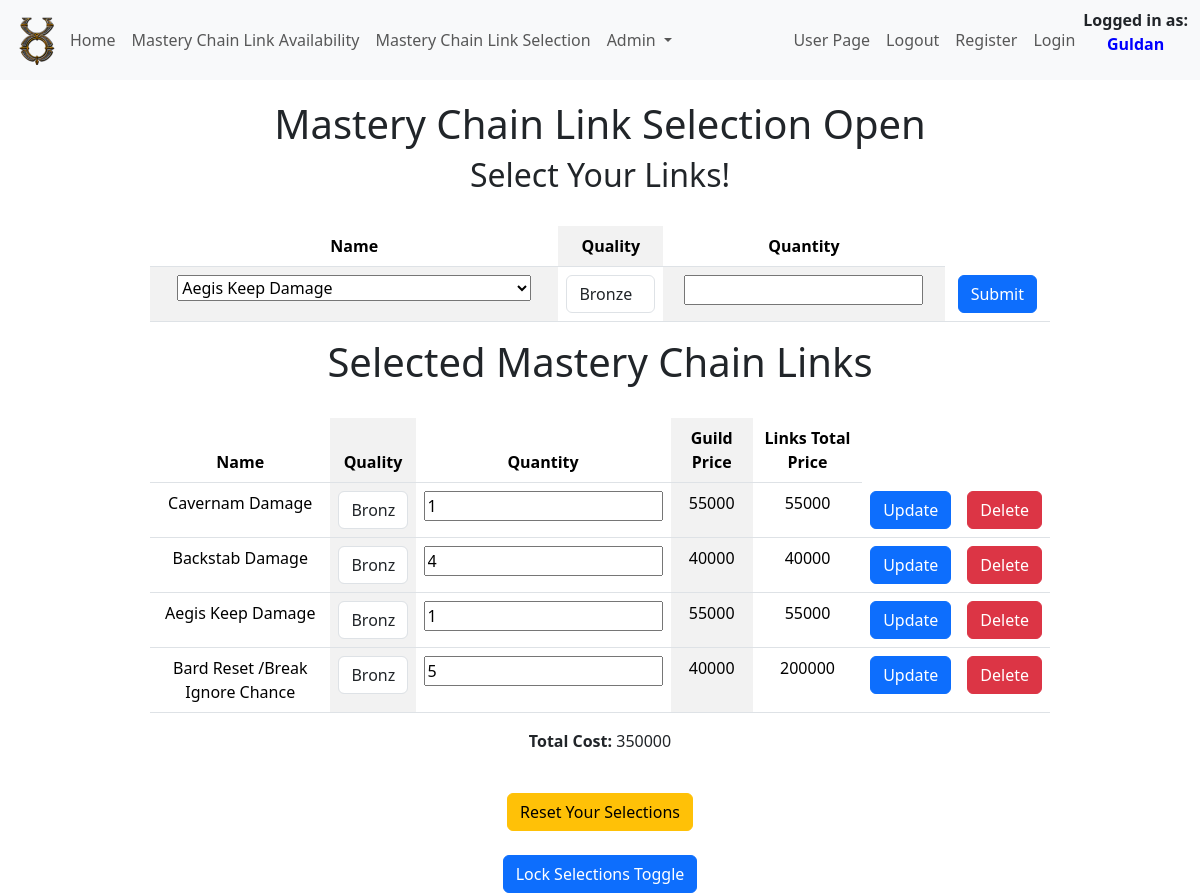
Screenshot of /selections (signed in) with the database file from the repository.
### tables this page shows
CREATE TABLE users (
    id INTEGER PRIMARY KEY AUTOINCREMENT,
    username TEXT NOT NULL,
    password TEXT NOT NULL,
    is_admin INTEGER NOT NULL DEFAULT 0
, sel_lock BOOLEAN DEFAULT (0) NOT NULL, display_name TEXT);

CREATE TABLE selections (
	id INTEGER NOT NULL PRIMARY KEY AUTOINCREMENT,
	mclink_id INTEGER NOT NULL,
	s_quantity INTEGER NOT NULL
, user_id INTEGER NOT NULL, links_total INTEGER NOT NULL);

CREATE TABLE "mclinks" (
    id INTEGER PRIMARY KEY AUTOINCREMENT NOT NULL,
    name TEXT NOT NULL,
    quality TEXT NOT NULL,
    quantity INTEGER NOT NULL,
    market_price INTEGER NOT NULL,
    guild_price INTEGER NOT NULL
);

### app.py (the view)
@app.route('/selections', methods=['GET', 'POST'])
def selections():
    user_data = get_user_data()
    user_id = user_data['id']
    conn, cursor = connect_to_database('uonew.db')
    cursor.execute("SELECT DISTINCT name FROM mclinks;")
    unique_names = cursor.fetchall()
    cursor.execute("SELECT SUM(links_total) FROM selections WHERE user_id=?", (user_id,))
    total_links_total = cursor.fetchone()[0]
    conn.close()
    selections_data = select_selections(user_id)
    return render_template('selections.html', unique_names=unique_names, selections_data=selections_data, total_links_total=total_links_total)

### app.py (called while the page is built)
@app.before_request
def authentication():
    if 'id' in session:
        user_data = get_user_data()
        selection_toggle = check_selection_toggle()
        g.is_admin = user_data['is_admin']
        g.sel_lock = user_data['sel_lock']
        g.display_name = user_data['display_name']
        g.selection_toggle = selection_toggle['selections_toggle']

### helpers.py (called while the page is built)
def connect_to_database(database_name):
    conn = sqlite3.connect(database_name)
    conn.row_factory = sqlite3.Row
    cursor = conn.cursor()
    return conn, cursor

### selections.py (called while the page is built)
def select_selections(user_id=None):
    conn, cursor = connect_to_database('uonew.db')
    if user_id:
        cursor.execute("SELECT * FROM selections INNER JOIN mclinks ON selections.mclink_id = mclinks.id WHERE selections.user_id = ?", (user_id,))
    else:
        cursor.execute("SELECT * FROM selections INNER JOIN mclinks ON selections.mclink_id = mclinks.id")
    selections_data = cursor.fetchall()
    conn.close()
    return selections_data

def check_selection_toggle():
    conn, cursor = connect_to_database('uonew.db')
    cursor.execute("SELECT selections_toggle FROM global")
    selection_toggle = cursor.fetchone()
    conn.close()
    return selection_toggle

### users.py (called while the page is built)
def get_user_data():
    conn, cursor = connect_to_database('uonew.db')
    user_id = session.get('id')
    cursor.execute("SELECT * FROM users WHERE id = ?", (user_id,))
    user_data = cursor.fetchone()
    conn.close()
    return user_data

### templates/selections.html (shortened to what this page needs)
{% extends "index.html" %}
{% block nav %}
<nav class="navbar navbar-expand-lg bg-body-tertiary fixed-top">
  <div class="container-fluid">
    <img src="{{ url_for('static', filename='images/uo.png') }}" alt="UO Icon" class="small-image">
    <div class="collapse navbar-collapse" id="navbarSupportedContent">
      <ul class="navbar-nav me-auto mb-2 mb-lg-0">
{% if 'id' in session %}
        <li class="nav-item">
          <a class="nav-link" href="ma">Home</a>
        </li>
        <li class="nav-item">
          <a class="nav-link" href="mclinks">Mastery Chain Link Availability</a>
        </li>
        <li class="nav-item">
          <a class="nav-link" href="selections">Mastery Chain Link Selection</a>
        </li>
{% endif %}
{% if 'id' in session and g.is_admin in [1, 2, 3] %}
        <li class="nav-item dropdown">
          <a class="nav-link dropdown-toggle" href="#" role="button" data-bs-toggle="dropdown" aria-expanded="false">
            Admin
          </a>
{% endif %}
{% if 'id' in session and g.is_admin in [1, 2, 3] %}
        </li>
{% endif %}
      </ul>
      <ul class="navbar-nav mb-2 mb-lg-0 right-align">
        {% if 'id' in session %}
          <li class="nav-item">
            <a class="nav-link" href="user">User Page</a>
        </li>
        <li class="nav-item">
            <a class="nav-link" onclick="return confirm('Are you sure?')" href="{{ url_for('logout') }}">Logout</a>
        </li>
        {% endif %}
        <li class="nav-item">
            <a class="nav-link" href="register">Register</a>
        </li>
                  <li class="nav-item">
            <a class="nav-link" href="login">Login</a>
        </li>
      </ul>
    </div>
    <b class="nav-item">Logged in as: <p style="color:blue; text-align:center;">{{ g.display_name }}</p></b>
  </div>
</nav>
{% endblock %}
{% block content %}
<div class="spacer"></div>
{% if g.selection_toggle == 0 %}
<br>
<h1 class="mclinks_selection">MASTERY LINK SELECTIONS ARE CLOSED</h1>
{% else %}
<div class="mclinks_selection">
    {% if g.sel_lock == 0 %}
    <h1>Mastery Chain Link Selection Open</h1>
    <h2>Select Your Links!</h2>
    <br>
    <table class="table table-striped-columns table-hover">
        <thead>
            <tr>
                <th>Name</th>
                <th>Quality</th>
                <th>Quantity</th>
            </tr>
        </thead>
        <tbody>
            <tr>
                <form action="/add_selection" method="POST">
                    <td>
                        <select name="name">
                            {% for name in unique_names %}
                            <option>{{ name[0] }}</option>
                            {% endfor %}
                        </select>
                    </td>
                    <td>
                        <select class="form-control" name="quality" id="quality">
                            <option>Bronze</option>
                        </select>
                    </td>
                    <td><input type="number" name="quantity"></td>
                    <td><button type="submit" class="btn btn-primary" onclick="return confirm('Are you sure?')">Submit</button></td>
                </form>
            </tr>
        </tbody>
    </table>
</div>
<div class="mclinks_table">
    <h1>Selected Mastery Chain Links</h1>
    <br>
    <table class="table table-striped-columns table-hover">
        <thead>
            <tr>
                <th>Name</th>
                <th>Quality</th>
                <th>Quantity</th>
                <th>Guild Price</th>
                <th>Links Total Price</th>
            </tr>
        </thead>
        <tbody>
    {% for selection in selections_data %}
                <form action="/update_user_selection" method="post">
    <tr>
        <td>
            {{ selection['name'] }}
        </td>
        <td>
            <select class="form-control" name="quality" id="quality">
                <option {% if selection['quality'] == 'Bronze' %} selected {% endif %}>Bronze</option>
            </select>
        </td>
        <td><input type="number" name="quantity" value="{{ selection['s_quantity'] }}"></td>
        <td>{{ selection['guild_price'] }}</td>
        <td>{{ selection['links_total'] }}</td>
        <td><button type="submit" class="btn btn-primary" onclick="return confirm('Are you sure?')">Update</button></td>
        </form>
        <form action="/delete_user_selection" method="post">
        <td><button type="submit" class="btn btn-danger" onclick="return confirm('Are you sure?')">Delete</button></td>
        </form>
                {% endfor %}
        </tbody>
    </table>
    <p><input type="hidden" name="total"><b>Total Cost:</b> {{ total_links_total }}</p>
    <br>
    <form action="/reset_user_selections" method="POST">
        <button type="submit" class="btn btn-warning" onclick="return confirm('Are you sure? This will wipe all your selections')">Reset Your Selections</button>
    </form>
</div>
{% endif %}
{% endif %}
<br>
<form class="user_lock_sel"action="/user_selection_toggle" method="POST">
    <button type="submit" class="btn btn-primary" onclick="return confirm('Are you sure? You can toggle this on/off')">Lock Selections Toggle</button>
</form>
{% endblock %}

### templates/index.html (shortened to what this page needs)
<!DOCTYPE html>
<html lang="en">
<head>
    <link href="https://cdn.jsdelivr.net/npm/bootstrap@5.3.2/dist/css/bootstrap.min.css" rel="stylesheet">
    <link rel="stylesheet" type="text/css" href="{{ url_for('static', filename='style.css') }}">
</head>
<body>
    <header>
        <nav>
            {% block nav %}{% endblock %}
        </nav>
    </header>
    <main>
        {% block content %}{% endblock %}
    </main>
</body>
</html>

### static/style.css (style rules this page uses)
.form-control { max-width: 300px; }
.small-image { max-width: 50px; max-height: 50px; }
.right-align { float: right; }
.spacer { height: 100px; }
.mclinks_selection { margin: auto; width: 75%; text-align: center; }
.mclinks_table { margin: auto; max-width: 75%; text-align: center; }
.user_lock_sel { margin: auto; width: 75%; text-align: center; }

### rows the page displays
users: display_name "Guldan"
selections: name "Cavernam Damage", quantity "1", guild_price "55000", links_total "55000"
selections: name "Backstab Damage", quantity "4", guild_price "40000", links_total "40000"
selections: name "Aegis Keep Damage", quantity "1", guild_price "55000", links_total "55000"
selections: name "Bard Reset /Break Ignore Chance", quantity "5", guild_price "40000", links_total "200000"

### other values shown
{{ total_links_total }} "350000"
form field name "Aegis Keep Damage"
